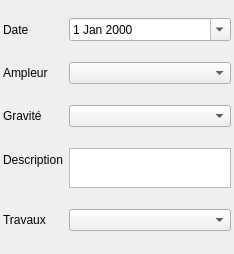
<?xml version="1.0" encoding="UTF-8"?>
<ui version="4.0">
 <class>Form</class>
 <widget class="QWidget" name="Form">
  <property name="geometry">
   <rect>
    <x>0</x>
    <y>0</y>
    <width>234</width>
    <height>254</height>
   </rect>
  </property>
  <property name="windowTitle">
   <string>Form</string>
  </property>
  <layout class="QFormLayout" name="formLayout">
   <property name="fieldGrowthPolicy">
    <enum>QFormLayout::AllNonFixedFieldsGrow</enum>
   </property>
   <property name="leftMargin">
    <number>3</number>
   </property>
   <property name="topMargin">
    <number>3</number>
   </property>
   <property name="rightMargin">
    <number>3</number>
   </property>
   <property name="bottomMargin">
    <number>3</number>
   </property>
   <item row="0" column="0">
    <widget class="QLabel" name="label">
     <property name="text">
      <string>Date</string>
     </property>
    </widget>
   </item>
   <item row="0" column="1">
    <widget class="QDateEdit" name="dateEdit">
     <property name="calendarPopup">
      <bool>true</bool>
     </property>
    </widget>
   </item>
   <item row="1" column="0">
    <widget class="QLabel" name="label_2">
     <property name="text">
      <string>Ampleur</string>
     </property>
    </widget>
   </item>
   <item row="5" column="0">
    <widget class="QLabel" name="label_7">
     <property name="text">
      <string>Description</string>
     </property>
    </widget>
   </item>
   <item row="5" column="1">
    <widget class="QTextEdit" name="textEdit_description">
     <property name="sizePolicy">
      <sizepolicy hsizetype="Expanding" vsizetype="Expanding">
       <horstretch>0</horstretch>
       <verstretch>0</verstretch>
      </sizepolicy>
     </property>
     <property name="maximumSize">
      <size>
       <width>16777215</width>
       <height>40</height>
      </size>
     </property>
    </widget>
   </item>
   <item row="6" column="0">
    <widget class="QLabel" name="label_5">
     <property name="text">
      <string>Travaux</string>
     </property>
    </widget>
   </item>
   <item row="6" column="1">
    <widget class="QComboBox" name="comboBox_travaux"/>
   </item>
   <item row="3" column="0">
    <widget class="QLabel" name="label_3">
     <property name="text">
      <string>Gravité</string>
     </property>
    </widget>
   </item>
   <item row="3" column="1">
    <widget class="QComboBox" name="comboBox_gravite"/>
   </item>
   <item row="1" column="1">
    <widget class="QComboBox" name="comboBox_ampleur"/>
   </item>
  </layout>
 </widget>
 <resources/>
 <connections/>
</ui>
